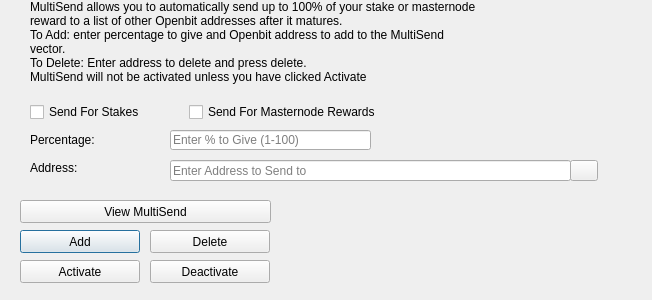
<?xml version="1.0" encoding="UTF-8"?>
<ui version="4.0">
 <class>MultiSendDialog</class>
 <widget class="QDialog" name="MultiSendDialog">
  <property name="windowModality">
   <enum>Qt::NonModal</enum>
  </property>
  <property name="geometry">
   <rect>
    <x>0</x>
    <y>0</y>
    <width>652</width>
    <height>300</height>
   </rect>
  </property>
  <property name="windowTitle">
   <string>MultiSend</string>
  </property>
  <widget class="QLineEdit" name="multiSendPercentEdit">
   <property name="geometry">
    <rect>
     <x>170</x>
     <y>130</y>
     <width>201</width>
     <height>20</height>
    </rect>
   </property>
   <property name="toolTip">
    <string>Enter whole numbers 1 - 100</string>
   </property>
   <property name="placeholderText">
    <string>Enter % to Give (1-100)</string>
   </property>
  </widget>
  <widget class="QLineEdit" name="multiSendAddressEdit">
   <property name="geometry">
    <rect>
     <x>170</x>
     <y>160</y>
     <width>401</width>
     <height>21</height>
    </rect>
   </property>
   <property name="toolTip">
    <string/>
   </property>
   <property name="placeholderText">
    <string>Enter Address to Send to</string>
   </property>
  </widget>
  <widget class="QLabel" name="label_2">
   <property name="geometry">
    <rect>
     <x>30</x>
     <y>0</y>
     <width>451</width>
     <height>121</height>
    </rect>
   </property>
   <property name="lineWidth">
    <number>1</number>
   </property>
   <property name="text">
    <string>MultiSend allows you to automatically send up to 100% of your stake or masternode reward to a list of other Openbit addresses after it matures.
To Add: enter percentage to give and Openbit address to add to the MultiSend vector.
To Delete: Enter address to delete and press delete.
MultiSend will not be activated unless you have clicked Activate</string>
   </property>
   <property name="alignment">
    <set>Qt::AlignLeading|Qt::AlignLeft|Qt::AlignTop</set>
   </property>
   <property name="wordWrap">
    <bool>true</bool>
   </property>
  </widget>
  <widget class="QLabel" name="message">
   <property name="geometry">
    <rect>
     <x>290</x>
     <y>200</y>
     <width>351</width>
     <height>91</height>
    </rect>
   </property>
   <property name="text">
    <string/>
   </property>
  </widget>
  <widget class="QPushButton" name="addButton">
   <property name="geometry">
    <rect>
     <x>20</x>
     <y>230</y>
     <width>120</width>
     <height>23</height>
    </rect>
   </property>
   <property name="toolTip">
    <string/>
   </property>
   <property name="statusTip">
    <string>Add to MultiSend Vector</string>
   </property>
   <property name="text">
    <string>Add</string>
   </property>
  </widget>
  <widget class="QPushButton" name="disableButton">
   <property name="geometry">
    <rect>
     <x>150</x>
     <y>260</y>
     <width>120</width>
     <height>23</height>
    </rect>
   </property>
   <property name="statusTip">
    <string>Deactivate MultiSend</string>
   </property>
   <property name="text">
    <string>Deactivate</string>
   </property>
  </widget>
  <widget class="QPushButton" name="addressBookButton">
   <property name="geometry">
    <rect>
     <x>570</x>
     <y>160</y>
     <width>28</width>
     <height>21</height>
    </rect>
   </property>
   <property name="toolTip">
    <string>Choose an address from the address book</string>
   </property>
   <property name="text">
    <string/>
   </property>
   <property name="icon">
    <iconset resource="../Openbit.qrc">
     <normaloff>:/icons/address-book</normaloff>:/icons/address-book</iconset>
   </property>
   <property name="shortcut">
    <string>Alt+A</string>
   </property>
   <property name="autoDefault">
    <bool>false</bool>
   </property>
  </widget>
  <widget class="QLabel" name="label">
   <property name="geometry">
    <rect>
     <x>30</x>
     <y>130</y>
     <width>121</width>
     <height>20</height>
    </rect>
   </property>
   <property name="toolTip">
    <string>Percentage of stake to send</string>
   </property>
   <property name="text">
    <string>Percentage:</string>
   </property>
  </widget>
  <widget class="QLabel" name="label_5">
   <property name="geometry">
    <rect>
     <x>30</x>
     <y>160</y>
     <width>111</width>
     <height>16</height>
    </rect>
   </property>
   <property name="toolTip">
    <string>Address to send portion of stake to</string>
   </property>
   <property name="text">
    <string>Address:</string>
   </property>
  </widget>
  <widget class="QPushButton" name="deleteButton">
   <property name="geometry">
    <rect>
     <x>150</x>
     <y>230</y>
     <width>120</width>
     <height>23</height>
    </rect>
   </property>
   <property name="toolTip">
    <string/>
   </property>
   <property name="statusTip">
    <string>Delete Address From MultiSend Vector</string>
   </property>
   <property name="text">
    <string>Delete</string>
   </property>
  </widget>
  <widget class="QPushButton" name="activateButton">
   <property name="geometry">
    <rect>
     <x>20</x>
     <y>260</y>
     <width>120</width>
     <height>23</height>
    </rect>
   </property>
   <property name="statusTip">
    <string>Activate MultiSend</string>
   </property>
   <property name="text">
    <string>Activate</string>
   </property>
  </widget>
  <widget class="QPushButton" name="viewButton">
   <property name="geometry">
    <rect>
     <x>20</x>
     <y>200</y>
     <width>251</width>
     <height>23</height>
    </rect>
   </property>
   <property name="toolTip">
    <string/>
   </property>
   <property name="statusTip">
    <string>View MultiSend Vector</string>
   </property>
   <property name="text">
    <string>View MultiSend</string>
   </property>
  </widget>
  <widget class="QWidget" name="horizontalLayoutWidget">
   <property name="geometry">
    <rect>
     <x>30</x>
     <y>100</y>
     <width>351</width>
     <height>24</height>
    </rect>
   </property>
   <layout class="QHBoxLayout" name="horizontalLayout">
    <item>
     <widget class="QCheckBox" name="multiSendStakeCheckBox">
      <property name="text">
       <string>Send For Stakes</string>
      </property>
     </widget>
    </item>
    <item>
     <widget class="QCheckBox" name="multiSendMasternodeCheckBox">
      <property name="text">
       <string>Send For Masternode Rewards</string>
      </property>
     </widget>
    </item>
   </layout>
  </widget>
 </widget>
 <resources>
  <include location="../Openbit.qrc"/>
 </resources>
 <connections/>
</ui>
